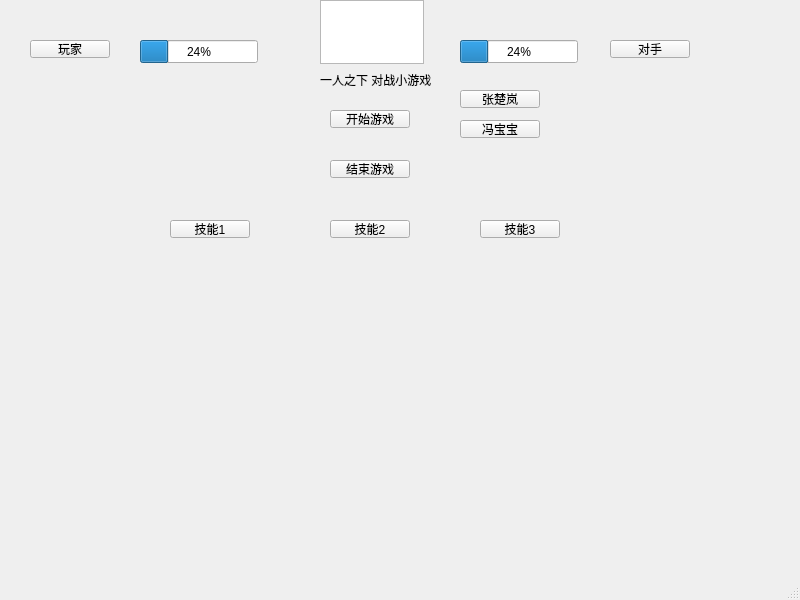
<?xml version="1.0" encoding="UTF-8"?>
<ui version="4.0">
 <class>MainWindow</class>
 <widget class="QMainWindow" name="MainWindow">
  <property name="geometry">
   <rect>
    <x>0</x>
    <y>0</y>
    <width>800</width>
    <height>600</height>
   </rect>
  </property>
  <property name="windowTitle">
   <string>MainWindow</string>
  </property>
  <widget class="QWidget" name="centralwidget">
   <widget class="QPushButton" name="pushButton">
    <property name="geometry">
     <rect>
      <x>330</x>
      <y>110</y>
      <width>80</width>
      <height>18</height>
     </rect>
    </property>
    <property name="text">
     <string>开始游戏</string>
    </property>
   </widget>
   <widget class="QLabel" name="label">
    <property name="geometry">
     <rect>
      <x>320</x>
      <y>70</y>
      <width>181</width>
      <height>20</height>
     </rect>
    </property>
    <property name="text">
     <string>一人之下 对战小游戏</string>
    </property>
   </widget>
   <widget class="QPushButton" name="pushButton_2">
    <property name="geometry">
     <rect>
      <x>330</x>
      <y>160</y>
      <width>80</width>
      <height>18</height>
     </rect>
    </property>
    <property name="text">
     <string>结束游戏</string>
    </property>
   </widget>
   <widget class="QPushButton" name="pushButton_3">
    <property name="geometry">
     <rect>
      <x>460</x>
      <y>90</y>
      <width>80</width>
      <height>18</height>
     </rect>
    </property>
    <property name="text">
     <string>张楚岚</string>
    </property>
   </widget>
   <widget class="QPushButton" name="pushButton_4">
    <property name="geometry">
     <rect>
      <x>460</x>
      <y>120</y>
      <width>80</width>
      <height>18</height>
     </rect>
    </property>
    <property name="text">
     <string>冯宝宝</string>
    </property>
   </widget>
   <widget class="QPushButton" name="label_player">
    <property name="geometry">
     <rect>
      <x>30</x>
      <y>40</y>
      <width>80</width>
      <height>18</height>
     </rect>
    </property>
    <property name="text">
     <string>玩家</string>
    </property>
   </widget>
   <widget class="QPushButton" name="label_enemy">
    <property name="geometry">
     <rect>
      <x>610</x>
      <y>40</y>
      <width>80</width>
      <height>18</height>
     </rect>
    </property>
    <property name="text">
     <string>对手</string>
    </property>
   </widget>
   <widget class="QProgressBar" name="progressBar_player">
    <property name="geometry">
     <rect>
      <x>140</x>
      <y>40</y>
      <width>118</width>
      <height>23</height>
     </rect>
    </property>
    <property name="value">
     <number>24</number>
    </property>
   </widget>
   <widget class="QProgressBar" name="progressBar_enemy">
    <property name="geometry">
     <rect>
      <x>460</x>
      <y>40</y>
      <width>118</width>
      <height>23</height>
     </rect>
    </property>
    <property name="value">
     <number>24</number>
    </property>
   </widget>
   <widget class="QTextEdit" name="textEdit_log">
    <property name="geometry">
     <rect>
      <x>320</x>
      <y>0</y>
      <width>104</width>
      <height>64</height>
     </rect>
    </property>
   </widget>
   <widget class="QPushButton" name="pushButton_skill1">
    <property name="geometry">
     <rect>
      <x>170</x>
      <y>220</y>
      <width>80</width>
      <height>18</height>
     </rect>
    </property>
    <property name="text">
     <string>技能1</string>
    </property>
   </widget>
   <widget class="QPushButton" name="pushButton_skill2">
    <property name="geometry">
     <rect>
      <x>330</x>
      <y>220</y>
      <width>80</width>
      <height>18</height>
     </rect>
    </property>
    <property name="text">
     <string>技能2</string>
    </property>
   </widget>
   <widget class="QPushButton" name="pushButton_skill3">
    <property name="geometry">
     <rect>
      <x>480</x>
      <y>220</y>
      <width>80</width>
      <height>18</height>
     </rect>
    </property>
    <property name="text">
     <string>技能3</string>
    </property>
   </widget>
  </widget>
  <widget class="QMenuBar" name="menubar">
   <property name="geometry">
    <rect>
     <x>0</x>
     <y>0</y>
     <width>800</width>
     <height>17</height>
    </rect>
   </property>
  </widget>
  <widget class="QStatusBar" name="statusbar"/>
 </widget>
 <resources/>
 <connections/>
</ui>
